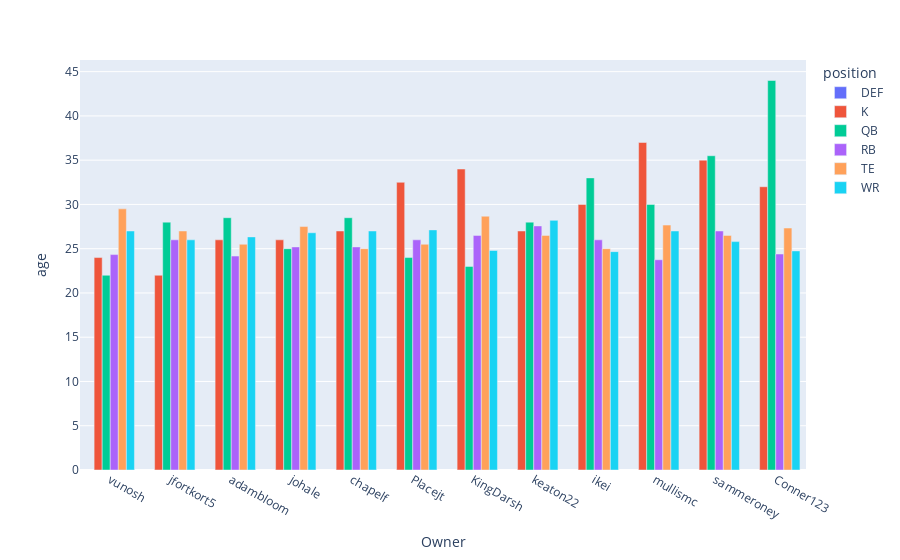

The notebook cell this image was saved under:
### Markdown cell above
# Avg Age by Position

### Code cell
age2 = stats[stats["Week"] == "Season"][["Owner", "age", "position", "Week"]]
age2 = age2.groupby(["Owner", "position"]).agg({"age":np.mean})
age2 = age2.reset_index()
fig = px.bar(age2, y = "age", x = "Owner", color = "position", barmode = "group")
fig.update_layout(xaxis={'categoryorder':'total ascending'})
fig.show()

### Figure 1 — Plotly figure (JSON) as saved in the notebook; plotly's stock layout.template omitted (floating-point values rounded to 4 significant figures)
{"data": [{"alignmentgroup": "True", "hovertemplate": "position=DEF<br>Owner=%{x}<br>age=%{y}<extra></extra>", "legendgroup": "DEF", "marker": {"color": "#636efa", "pattern": {"shape": ""}}, "name": "DEF", "offsetgroup": "DEF", "orientation": "v", "showlegend": true, "textposition": "auto", "type": "bar", "x": ["Conner123", "KingDarsh", "Placejt", "adambloom", "chapelf", "ikei", "jfortkort5", "johale", "keaton22", "mullismc", "sammeroney", "vunosh"], "xaxis": "x", "y": [null, null, null, null, null, null, null, null, null, null, null, null], "yaxis": "y"}, {"alignmentgroup": "True", "hovertemplate": "position=K<br>Owner=%{x}<br>age=%{y}<extra></extra>", "legendgroup": "K", "marker": {"color": "#EF553B", "pattern": {"shape": ""}}, "name": "K", "offsetgroup": "K", "orientation": "v", "showlegend": true, "textposition": "auto", "type": "bar", "x": ["Conner123", "KingDarsh", "Placejt", "adambloom", "chapelf", "ikei", "jfortkort5", "johale", "keaton22", "mullismc", "sammeroney", "vunosh"], "xaxis": "x", "y": [32, 34, 32.5, 26, 27, 30, 22, 26, 27, 37, 35, 24], "yaxis": "y"}, {"alignmentgroup": "True", "hovertemplate": "position=QB<br>Owner=%{x}<br>age=%{y}<extra></extra>", "legendgroup": "QB", "marker": {"color": "#00cc96", "pattern": {"shape": ""}}, "name": "QB", "offsetgroup": "QB", "orientation": "v", "showlegend": true, "textposition": "auto", "type": "bar", "x": ["Conner123", "KingDarsh", "Placejt", "adambloom", "chapelf", "ikei", "jfortkort5", "johale", "keaton22", "mullismc", "sammeroney", "vunosh"], "xaxis": "x", "y": [44, 23, 24, 28.5, 28.5, 33, 28, 25, 28, 30, 35.5, 22], "yaxis": "y"}, {"alignmentgroup": "True", "hovertemplate": "position=RB<br>Owner=%{x}<br>age=%{y}<extra></extra>", "legendgroup": "RB", "marker": {"color": "#ab63fa", "pattern": {"shape": ""}}, "name": "RB", "offsetgroup": "RB", "orientation": "v", "showlegend": true, "textposition": "auto", "type": "bar", "x": ["Conner123", "KingDarsh", "Placejt", "adambloom", "chapelf", "ikei", "jfortkort5", "johale", "keaton22", "mullismc", "sammeroney", "vunosh"], "xaxis": "x", "y": [24.4, 26.5, 26, 24.17, 25.2, 26, 26, 25.2, 27.57, 23.75, 27, 24.33], "yaxis": "y"}, {"alignmentgroup": "True", "hovertemplate": "position=TE<br>Owner=%{x}<br>age=%{y}<extra></extra>", "legendgroup": "TE", "marker": {"color": "#FFA15A", "pattern": {"shape": ""}}, "name": "TE", "offsetgroup": "TE", "orientation": "v", "showlegend": true, "textposition": "auto", "type": "bar", "x": ["Conner123", "KingDarsh", "Placejt", "adambloom", "chapelf", "ikei", "jfortkort5", "johale", "keaton22", "mullismc", "sammeroney", "vunosh"], "xaxis": "x", "y": [27.33, 28.67, 25.5, 25.5, 25, 25, 27, 27.5, 26.5, 27.67, 26.5, 29.5], "yaxis": "y"}, {"alignmentgroup": "True", "hovertemplate": "position=WR<br>Owner=%{x}<br>age=%{y}<extra></extra>", "legendgroup": "WR", "marker": {"color": "#19d3f3", "pattern": {"shape": ""}}, "name": "WR", "offsetgroup": "WR", "orientation": "v", "showlegend": true, "textposition": "auto", "type": "bar", "x": ["Conner123", "KingDarsh", "Placejt", "adambloom", "chapelf", "ikei", "jfortkort5", "johale", "keaton22", "mullismc", "sammeroney", "vunosh"], "xaxis": "x", "y": [24.75, 24.8, 27.12, 26.33, 27, 24.67, 26, 26.8, 28.2, 27, 25.8, 27], "yaxis": "y"}], "layout": {"barmode": "group", "legend": {"title": {"text": "position"}, "tracegroupgap": 0}, "margin": {"t": 60}, "xaxis": {"anchor": "y", "categoryorder": "total ascending", "domain": [0, 1], "title": {"text": "Owner"}}, "yaxis": {"anchor": "x", "domain": [0, 1], "title": {"text": "age"}}}}
